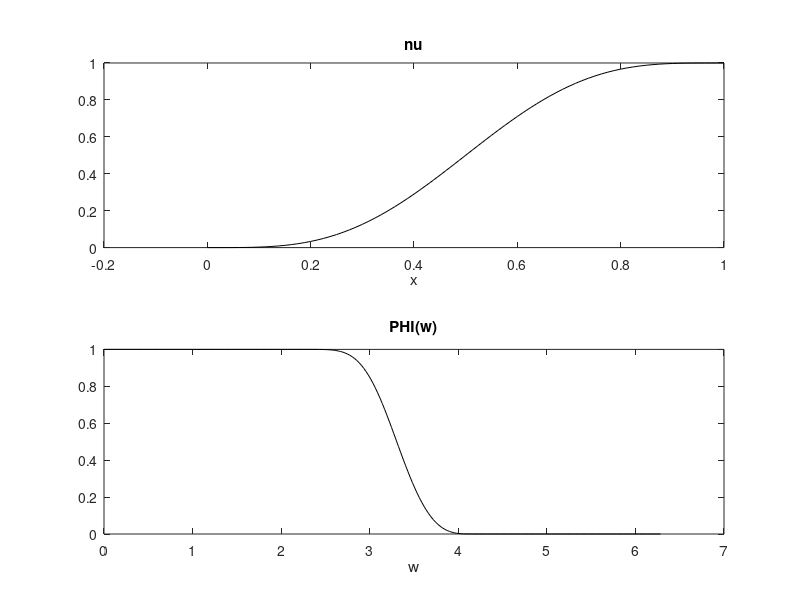

Write the MATLAB code that produced this figure.
% Display of Meyer nu function and 1/2 PHI(w) (right side)
Np=120; %samples per pi
w=0:(pi/Np):(2*pi); %frequencies
L=length(w);
n23=1+((2*Np)/3); %samples for 0..2/3 pi
n43=1+((4*Np)/3); %samples for 0..4/3 pi
wc=w(n23:n43); %central zone

x=((3/(2*pi))*abs(wc))-1;

nu=35-(84*x)+(70*(x.^2))-(20*(x.^3));
nu=(x.^4).*nu;

PHI=zeros(1,L);
PHI(1:(n23-1))=1;
PHI(n23:n43)=cos((pi/2)*nu);

figure(1)
subplot(2,1,1)
plot(x,nu,'k');
xlabel('x'); title('nu');
subplot(2,1,2)
plot(w,PHI,'k');
xlabel('w'); title('PHI(w)');
